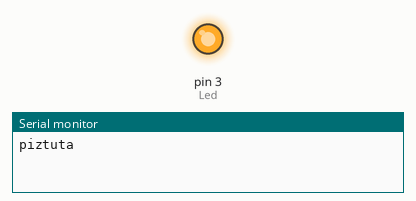
A sketch run on a simulated Arduino Uno, built with avr-gcc and run on an emulated ATmega328P. On the bench: output pins drawn as LEDs (lit = HIGH), the last lines printed to the serial monitor.

Above: at 1.5 s.
At 4.5 s:
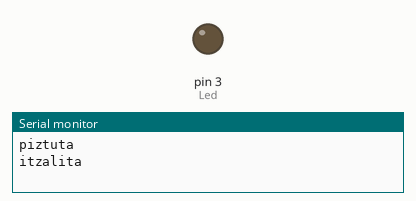
Timing chart, 0 to 7.8 s (numbered marks = the images above):
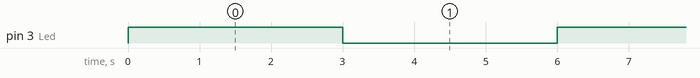

Measured:
- by itself, pin 3 (Led): alternates HIGH for 3.0 s and LOW for 3.0 s

The sketch:

hellogitRama1.ino
```cpp
int Led = 3;

void setup()
{
  pinMode(Led, OUTPUT);
  Serial.begin(9600);
}
void loop()
{
  digitalWrite (Led, HIGH);
  Serial.println("piztuta");
  delay (3000);
  digitalWrite (Led, LOW);
  Serial.println("itzalita");
  delay (3000);
}
```
